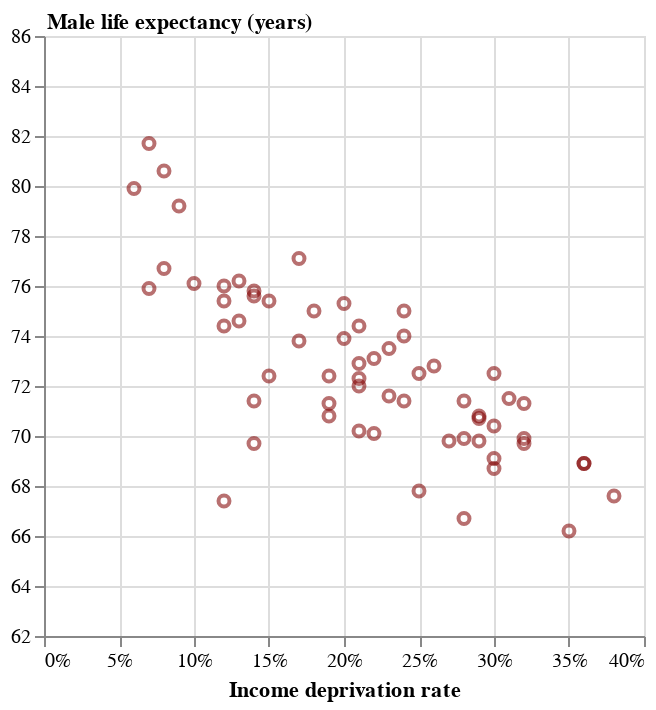

Notebook code for this chart:
### Markdown cell above
<br>
<br>

## Simple Linear Regression (OLS)

Let's start with a simple model: How does income deprivation relate to male life expectancy?

<br>

### Step 1: Explore the Relationship

### Code cell
alt.Chart(data).mark_point(color='rgba(128,0,0,.8)').encode(
    x=alt.X('incomeDeprevation:Q').axis(format='%').title('Income deprivation rate'),
    y=alt.Y('maleLE:Q').scale(zero=False, padding=40).title('Male life expectancy (years)').axis(titleAngle=0, titleAlign='left', titleX=1, titleY=-2),      # This Axis code just moves our y-axis label to the top left corner of the chart, which is nicer to read
    tooltip=['areaName:N', alt.Tooltip('incomeDeprevation:Q', format='.1%'), alt.Tooltip('maleLE:Q', format='.1f')]
)

### Figure 1 — Vega-Lite specification as saved in the notebook (floating-point values rounded to 4 significant figures)
{"config": {"view": {"continuousWidth": 300, "continuousHeight": 300}}, "data": {"name": "data-5c19085151d91c320e2e3d9004536799"}, "mark": {"type": "point", "color": "rgba(128,0,0,.8)"}, "encoding": {"tooltip": [{"field": "areaName", "type": "nominal"}, {"field": "incomeDeprevation", "format": ".1%", "type": "quantitative"}, {"field": "maleLE", "format": ".1f", "type": "quantitative"}], "x": {"axis": {"format": "%"}, "field": "incomeDeprevation", "title": "Income deprivation rate", "type": "quantitative"}, "y": {"axis": {"titleAngle": 0, "titleAlign": "left", "titleX": 1, "titleY": -2}, "field": "maleLE", "scale": {"zero": false, "padding": 40}, "title": "Male life expectancy (years)", "type": "quantitative"}}, "$schema": "https://vega.github.io/schema/vega-lite/v5.20.1.json", "datasets": {"data-5c19085151d91c320e2e3d9004536799": [{"areaName": "Anniesland, Jordanhill and Whiteinch", "incomeDeprevation": 0.14, "employmentDeprivation": 0.15, "childPoverty": 0.14, "femaleLE": 80.8, "maleLE": 75.8, "disabilityRate": 0.19}, {"areaName": "Arden and Carnwadric", "incomeDeprevation": 0.26, "employmentDeprivation": 0.25, "childPoverty": 0.34, "femaleLE": 76.0, "maleLE": 72.8, "disabilityRate": 0.22}, {"areaName": "Baillieston and Garrowhill", "incomeDeprevation": 0.12, "employmentDeprivation": 0.12, "childPoverty": 0.14, "femaleLE": 81.6, "maleLE": 76.0, "disabilityRate": 0.21}, {"areaName": "Balornock and Barmulloch", "incomeDeprevation": 0.29, "employmentDeprivation": 0.27, "childPoverty": 0.38, "femaleLE": 78.2, "maleLE": 70.8, "disabilityRate": 0.3}, {"areaName": "Bellahouston, Craigton and Mosspark", "incomeDeprevation": 0.2, "employmentDeprivation": 0.18, "childPoverty": 0.22, "femaleLE": 80.5, "maleLE": 73.9, "disabilityRate": 0.29}, {"areaName": "Blackhill and Hogganfield", "incomeDeprevation": 0.24, "employmentDeprivation": 0.23, "childPoverty": 0.33, "femaleLE": 77.5, "maleLE": 75.0, "disabilityRate": 0.25}, {"areaName": "Blairdardie", "incomeDeprevation": 0.18, "employmentDeprivation": 0.16, "childPoverty": 0.2, "femaleLE": 79.4, "maleLE": 75.0, "disabilityRate": 0.25}, {"areaName": "Broomhill and Partick West", "incomeDeprevation": 0.12, "employmentDeprivation": 0.11, "childPoverty": 0.19, "femaleLE": 79.7, "maleLE": 75.4, "disabilityRate": 0.17}, {"areaName": "Calton and Bridgeton", "incomeDeprevation": 0.25, "employmentDeprivation": 0.21, "childPoverty": 0.47, "femaleLE": 76.6, "maleLE": 67.8, "disabilityRate": 0.24}, {"areaName": "Carmunnock", "incomeDeprevation": 0.15, "employmentDeprivation": 0.1, "childPoverty": 0.18, "femaleLE": 81.2, "maleLE": 75.4, "disabilityRate": 0.21}, {"areaName": "Castlemilk", "incomeDeprevation": 0.36, "employmentDeprivation": 0.33, "childPoverty": 0.44, "femaleLE": 76.8, "maleLE": 68.9, "disabilityRate": 0.31}, {"areaName": "Cathcart and Simshill", "incomeDeprevation": 0.07, "employmentDeprivation": 0.08, "childPoverty": 0.07, "femaleLE": 84.3, "maleLE": 81.7, "disabilityRate": 0.17}, {"areaName": "City Centre and Merchant City", "incomeDeprevation": 0.14, "employmentDeprivation": 0.12, "childPoverty": 0.37, "femaleLE": 76.4, "maleLE": 69.7, "disabilityRate": 0.15}, {"areaName": "Corkerhill and North Pollok", "incomeDeprevation": 0.29, "employmentDeprivation": 0.26, "childPoverty": 0.37, "femaleLE": 76.7, "maleLE": 70.7, "disabilityRate": 0.24}, {"areaName": "Croftfoot", "incomeDeprevation": 0.14, "employmentDeprivation": 0.12, "childPoverty": 0.25, "femaleLE": 79.4, "maleLE": 75.6, "disabilityRate": 0.16}, {"areaName": "Crookston and South Cardonald", "incomeDeprevation": 0.2, "employmentDeprivation": 0.17, "childPoverty": 0.27, "femaleLE": 79.8, "maleLE": 75.3, "disabilityRate": 0.24}, {"areaName": "Dennistoun", "incomeDeprevation": 0.19, "employmentDeprivation": 0.15, "childPoverty": 0.41, "femaleLE": 76.7, "maleLE": 70.8, "disabilityRate": 0.19}, {"areaName": "Drumchapel", "incomeDeprevation": 0.36, "employmentDeprivation": 0.31, "childPoverty": 0.48, "femaleLE": 73.9, "maleLE": 68.9, "disabilityRate": 0.27}, {"areaName": "Easterhouse", "incomeDeprevation": 0.32, "employmentDeprivation": 0.29, "childPoverty": 0.42, "femaleLE": 77.5, "maleLE": 69.7, "disabilityRate": 0.27}, {"areaName": "Glasgow", "incomeDeprevation": 0.21, "employmentDeprivation": 0.19, "childPoverty": 0.32, "femaleLE": 78.2, "maleLE": 72.3, "disabilityRate": 0.23}, {"areaName": "Glasgow North East", "incomeDeprevation": 0.25, "employmentDeprivation": 0.22, "childPoverty": 0.37, "femaleLE": 78.0, "maleLE": 72.5, "disabilityRate": 0.25}, {"areaName": "Glasgow North West", "incomeDeprevation": 0.19, "employmentDeprivation": 0.17, "childPoverty": 0.32, "femaleLE": 77.6, "maleLE": 71.3, "disabilityRate": 0.21}, {"areaName": "Glasgow South", "incomeDeprevation": 0.21, "employmentDeprivation": 0.19, "childPoverty": 0.29, "femaleLE": 78.8, "maleLE": 72.9, "disabilityRate": 0.22}, {"areaName": "Govanhill", "incomeDeprevation": 0.24, "employmentDeprivation": 0.22, "childPoverty": 0.33, "femaleLE": 78.1, "maleLE": 71.4, "disabilityRate": 0.23}, {"areaName": "Greater Gorbals", "incomeDeprevation": 0.3, "employmentDeprivation": 0.27, "childPoverty": 0.45, "femaleLE": 77.9, "maleLE": 68.7, "disabilityRate": 0.29}, {"areaName": "Greater Govan", "incomeDeprevation": 0.28, "employmentDeprivation": 0.27, "childPoverty": 0.36, "femaleLE": 74.6, "maleLE": 66.7, "disabilityRate": 0.27}, {"areaName": "Haghill and Carntyne", "incomeDeprevation": 0.28, "employmentDeprivation": 0.26, "childPoverty": 0.43, "femaleLE": 75.4, "maleLE": 69.9, "disabilityRate": 0.31}, {"areaName": "Hillhead and Woodlands", "incomeDeprevation": 0.15, "employmentDeprivation": 0.12, "childPoverty": 0.31, "femaleLE": 79.3, "maleLE": 72.4, "disabilityRate": 0.15}, {"areaName": "Hyndland, Dowanhill and Partick East", "incomeDeprevation": 0.08, "employmentDeprivation": 0.08, "childPoverty": 0.11, "femaleLE": 80.9, "maleLE": 76.7, "disabilityRate": 0.14}, {"areaName": "Ibrox and Kingston", "incomeDeprevation": 0.21, "employmentDeprivation": 0.19, "childPoverty": 0.38, "femaleLE": 74.0, "maleLE": 70.2, "disabilityRate": 0.2}, {"areaName": "Kelvindale and Kelvinside", "incomeDeprevation": 0.06, "employmentDeprivation": 0.05, "childPoverty": 0.11, "femaleLE": 84.3, "maleLE": 79.9, "disabilityRate": 0.14}, {"areaName": "Kingspark and Mount Florida", "incomeDeprevation": 0.12, "employmentDeprivation": 0.11, "childPoverty": 0.16, "femaleLE": 82.8, "maleLE": 74.4, "disabilityRate": 0.17}, {"areaName": "Knightswood", "incomeDeprevation": 0.23, "employmentDeprivation": 0.23, "childPoverty": 0.3, "femaleLE": 77.6, "maleLE": 71.6, "disabilityRate": 0.29}, {"areaName": "Lambhill and Milton", "incomeDeprevation": 0.29, "employmentDeprivation": 0.28, "childPoverty": 0.39, "femaleLE": 77.0, "maleLE": 69.8, "disabilityRate": 0.3}, {"areaName": "Langside and Battlefield", "incomeDeprevation": 0.13, "employmentDeprivation": 0.11, "childPoverty": 0.24, "femaleLE": 81.4, "maleLE": 74.6, "disabilityRate": 0.16}, {"areaName": "Maryhill Road Corridor", "incomeDeprevation": 0.22, "employmentDeprivation": 0.19, "childPoverty": 0.39, "femaleLE": 76.1, "maleLE": 70.1, "disabilityRate": 0.22}, {"areaName": "Mount Vernon and East Shettleston", "incomeDeprevation": 0.17, "employmentDeprivation": 0.19, "childPoverty": 0.17, "femaleLE": 79.7, "maleLE": 77.1, "disabilityRate": 0.29}, {"areaName": "Newlands and Cathcart", "incomeDeprevation": 0.09, "employmentDeprivation": 0.08, "childPoverty": 0.11, "femaleLE": 81.8, "maleLE": 79.2, "disabilityRate": 0.17}, {"areaName": "North Cardonald and Penilee", "incomeDeprevation": 0.23, "employmentDeprivation": 0.19, "childPoverty": 0.33, "femaleLE": 78.5, "maleLE": 73.5, "disabilityRate": 0.25}, {"areaName": "North Maryhill and Summerston", "incomeDeprevation": 0.21, "employmentDeprivation": 0.19, "childPoverty": 0.31, "femaleLE": 79.5, "maleLE": 72.0, "disabilityRate": 0.23}, {"areaName": "Parkhead and Dalmarnock", "incomeDeprevation": 0.38, "employmentDeprivation": 0.36, "childPoverty": 0.52, "femaleLE": 75.8, "maleLE": 67.6, "disabilityRate": 0.32}, {"areaName": "Pollok", "incomeDeprevation": 0.17, "employmentDeprivation": 0.16, "childPoverty": 0.25, "femaleLE": 80.6, "maleLE": 73.8, "disabilityRate": 0.21}, {"areaName": "Pollokshaws and Mansewood", "incomeDeprevation": 0.22, "employmentDeprivation": 0.2, "childPoverty": 0.29, "femaleLE": 80.0, "maleLE": 73.1, "disabilityRate": 0.24}, {"areaName": "Pollokshields East", "incomeDeprevation": 0.21, "employmentDeprivation": 0.16, "childPoverty": 0.34, "femaleLE": 80.9, "maleLE": 74.4, "disabilityRate": 0.18}, {"areaName": "Pollokshields West", "incomeDeprevation": 0.08, "employmentDeprivation": 0.06, "childPoverty": 0.1, "femaleLE": 82.3, "maleLE": 80.6, "disabilityRate": 0.16}, {"areaName": "Priesthill and Househillwood", "incomeDeprevation": 0.32, "employmentDeprivation": 0.29, "childPoverty": 0.43, "femaleLE": 79.4, "maleLE": 71.3, "disabilityRate": 0.29}, {"areaName": "Riddrie and Cranhill", "incomeDeprevation": 0.28, "employmentDeprivation": 0.27, "childPoverty": 0.4, "femaleLE": 78.8, "maleLE": 71.4, "disabilityRate": 0.32}, {"areaName": "Robroyston and Millerston", "incomeDeprevation": 0.07, "employmentDeprivation": 0.07, "childPoverty": 0.09, "femaleLE": 80.0, "maleLE": 75.9, "disabilityRate": 0.13}, {"areaName": "Ruchazie and Garthamlock", "incomeDeprevation": 0.3, "employmentDeprivation": 0.27, "childPoverty": 0.41, "femaleLE": 78.6, "maleLE": 70.4, "disabilityRate": 0.25}, {"areaName": "Ruchill and Possilpark", "incomeDeprevation": 0.35, "employmentDeprivation": 0.33, "childPoverty": 0.47, "femaleLE": 73.1, "maleLE": 66.2, "disabilityRate": 0.3}, {"areaName": "Scotland", "incomeDeprevation": 0.13, "employmentDeprivation": 0.13, "childPoverty": 0.18, "femaleLE": 80.6, "maleLE": 76.2, "disabilityRate": 0.2}, {"areaName": "Shawlands and Strathbungo", "incomeDeprevation": 0.1, "employmentDeprivation": 0.09, "childPoverty": 0.16, "femaleLE": 80.3, "maleLE": 76.1, "disabilityRate": 0.14}, {"areaName": "Sighthill, Roystonhill and Germiston", "incomeDeprevation": 0.32, "employmentDeprivation": 0.29, "childPoverty": 0.49, "femaleLE": 74.2, "maleLE": 69.9, "disabilityRate": 0.24}, {"areaName": "South Nitshill and Darnley", "incomeDeprevation": 0.14, "employmentDeprivation": 0.12, "childPoverty": 0.17, "femaleLE": 76.3, "maleLE": 71.4, "disabilityRate": 0.17}, {"areaName": "Springboig and Barlanark", "incomeDeprevation": 0.31, "employmentDeprivation": 0.29, "childPoverty": 0.43, "femaleLE": 78.3, "maleLE": 71.5, "disabilityRate": 0.3}, {"areaName": "Springburn", "incomeDeprevation": 0.3, "employmentDeprivation": 0.28, "childPoverty": 0.46, "femaleLE": 76.4, "maleLE": 69.1, "disabilityRate": 0.28}, {"areaName": "Temple and Anniesland", "incomeDeprevation": 0.19, "employmentDeprivation": 0.17, "childPoverty": 0.31, "femaleLE": 78.8, "maleLE": 72.4, "disabilityRate": 0.24}, {"areaName": "Tollcross and West Shettleston", "incomeDeprevation": 0.27, "employmentDeprivation": 0.26, "childPoverty": 0.37, "femaleLE": 76.2, "maleLE": 69.8, "disabilityRate": 0.27}, {"areaName": "Toryglen", "incomeDeprevation": 0.3, "employmentDeprivation": 0.28, "childPoverty": 0.38, "femaleLE": 77.9, "maleLE": 72.5, "disabilityRate": 0.29}, {"areaName": "Yoker and Scotstoun", "incomeDeprevation": 0.24, "employmentDeprivation": 0.21, "childPoverty": 0.35, "femaleLE": 80.2, "maleLE": 74.0, "disabilityRate": 0.21}, {"areaName": "Yorkhill and Anderston", "incomeDeprevation": 0.12, "employmentDeprivation": 0.1, "childPoverty": 0.34, "femaleLE": 75.9, "maleLE": 67.4, "disabilityRate": 0.12}]}}
